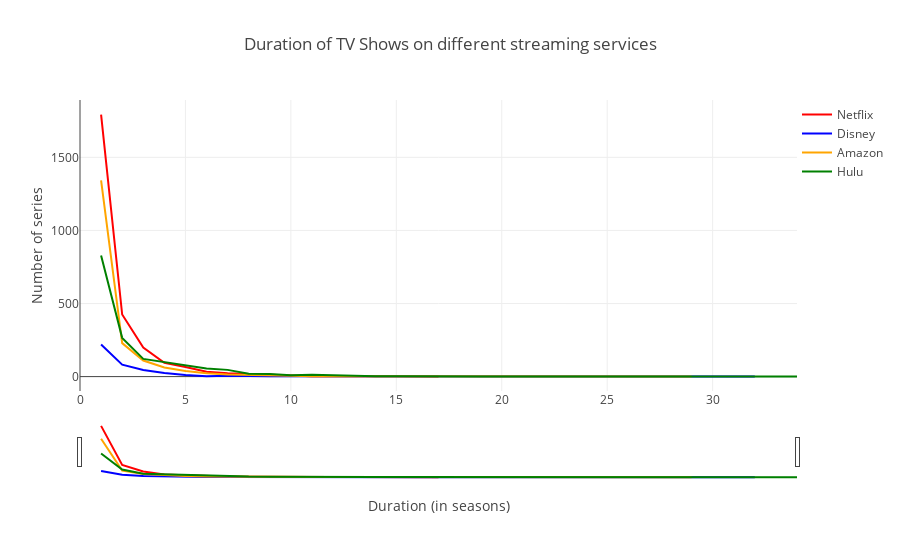

The notebook cell saved with this chart:
### Code cell
# Calculate the count of TV shows for each duration on Netflix and add it as a new column 'netflix_count'.
netflix_tvshow.loc[:, 'netflix_count'] = netflix_tvshow[netflix_tvshow['type'] == 'TV Show'].groupby('duration')['type'].transform('size')

# Convert the 'duration' column to numeric values (in seasons) if it's not already in string format.
netflix_tvshow['duration'] = netflix_tvshow['duration'].astype(str).str.extract('(\d+)').astype(float)

# Sort the Netflix TV show DataFrame by duration.
netflix_tvshow = netflix_tvshow.sort_values(by='duration')

# Calculate the count of TV shows for each duration on Disney+ and add it as a new column 'disney_count'.
disney_tvshow.loc[:, 'disney_count'] = disney_tvshow[disney_tvshow['type'] == 'TV Show'].groupby('duration')['type'].transform('size')

# Convert the 'duration' column to numeric values (in seasons) if it's not already in string format.
disney_tvshow['duration'] = disney_tvshow['duration'].astype(str).str.extract('(\d+)').astype(float)

# Sort the Disney+ TV show DataFrame by duration.
disney_tvshow = disney_tvshow.sort_values(by='duration')

# Calculate the count of TV shows for each duration on Amazon Prime Video and add it as a new column 'amazon_count'.
amazon_tvshow.loc[:, 'amazon_count'] = amazon_tvshow[amazon_tvshow['type'] == 'TV Show'].groupby('duration')['type'].transform('size')

# Convert the 'duration' column to numeric values (in seasons) if it's not already in string format.
amazon_tvshow['duration'] = amazon_tvshow['duration'].astype(str).str.extract('(\d+)').astype(float)

# Sort the Amazon Prime Video TV show DataFrame by duration.
amazon_tvshow = amazon_tvshow.sort_values(by='duration')

# Calculate the count of TV shows for each duration on Hulu and add it as a new column 'hulu_count'.
hulu_tvshow.loc[:, 'hulu_count'] = hulu_tvshow[hulu_tvshow['type'] == 'TV Show'].groupby('duration')['type'].transform('size')

# Convert the 'duration' column to numeric values (in seasons) if it's not already in string format.
hulu_tvshow['duration'] = hulu_tvshow['duration'].astype(str).str.extract('(\d+)').astype(float)

# Sort the Hulu TV show DataFrame by duration.
hulu_tvshow = hulu_tvshow.sort_values(by='duration')

# Create a subplot figure for the line plots.
fig = make_subplots(rows=1, cols=1)

# Add a line plot for Netflix TV show counts with the color red.
netflix_trace = go.Scatter(x=netflix_tvshow['duration'], y=netflix_tvshow['netflix_count'], name='Netflix', line=dict(color='red'))
fig.add_trace(netflix_trace)

# Add a line plot for Disney+ TV show counts with the color blue.
disney_trace = go.Scatter(x=disney_tvshow['duration'], y=disney_tvshow['disney_count'], name='Disney', line=dict(color='blue'))
fig.add_trace(disney_trace)

# Add a line plot for Amazon Prime Video TV show counts with the color yellow.
amazon_trace = go.Scatter(x=amazon_tvshow['duration'], y=amazon_tvshow['amazon_count'], name='Amazon', line=dict(color='orange'))
fig.add_trace(amazon_trace)

# Add a line plot for Hulu TV show counts with the color green.
hulu_trace = go.Scatter(x=hulu_tvshow['duration'], y=hulu_tvshow['hulu_count'], name='Hulu', line=dict(color='green'))
fig.add_trace(hulu_trace)

# Update the layout of the graph with a title, axis labels, and legend positioning.
fig.update_layout(title='Duration of TV Shows on different streaming services',
                  xaxis_title='Duration (in seasons)',
                  yaxis_title='Number of series',
                  legend=dict(x=1, y=1, traceorder='normal'))

# Add a range slider to the x-axis for interactive zooming and limit it so it can't go below zero
fig.update_xaxes(rangeslider_visible=True, rangemode='tozero')

# Display the interactive graph.
fig.show()

### Figure 1 — Plotly figure (JSON) as saved in the notebook; plotly's stock layout.template omitted (floating-point values rounded to 4 significant figures; data arrays with more than 128 entries replaced by an {"elided": "..."} marker saying what was removed)
{"data": [{"line": {"color": "red"}, "name": "Netflix", "type": "scatter", "x": {"elided": "2676 int values"}, "y": {"elided": "2676 int values"}}, {"line": {"color": "blue"}, "name": "Disney", "type": "scatter", "x": {"elided": "398 int values"}, "y": {"elided": "398 int values"}}, {"line": {"color": "orange"}, "name": "Amazon", "type": "scatter", "x": {"elided": "1854 int values"}, "y": {"elided": "1854 int values"}}, {"line": {"color": "green"}, "name": "Hulu", "type": "scatter", "x": {"elided": "1589 int values"}, "y": {"elided": "1589 int values"}}], "layout": {"legend": {"traceorder": "normal", "x": 1, "y": 1}, "title": {"text": "Duration of TV Shows on different streaming services"}, "xaxis": {"anchor": "y", "domain": [0, 1], "rangemode": "tozero", "rangeslider": {"visible": true}, "title": {"text": "Duration (in seasons)"}}, "yaxis": {"anchor": "x", "domain": [0, 1], "title": {"text": "Number of series"}}}}
